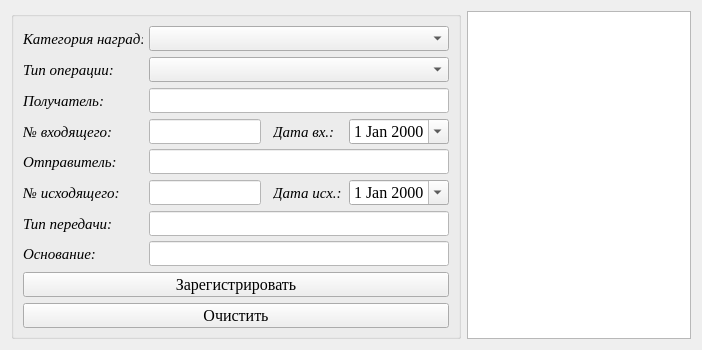
<?xml version="1.0" encoding="UTF-8"?>
<ui version="4.0">
 <class>FRM_document_managering</class>
 <widget class="QWidget" name="FRM_document_managering">
  <property name="geometry">
   <rect>
    <x>0</x>
    <y>0</y>
    <width>702</width>
    <height>350</height>
   </rect>
  </property>
  <property name="sizePolicy">
   <sizepolicy hsizetype="Preferred" vsizetype="MinimumExpanding">
    <horstretch>0</horstretch>
    <verstretch>0</verstretch>
   </sizepolicy>
  </property>
  <property name="minimumSize">
   <size>
    <width>650</width>
    <height>350</height>
   </size>
  </property>
  <property name="windowTitle">
   <string>Form</string>
  </property>
  <layout class="QGridLayout" name="gridLayout">
   <item row="1" column="0">
    <spacer name="verticalSpacer">
     <property name="orientation">
      <enum>Qt::Vertical</enum>
     </property>
     <property name="sizeHint" stdset="0">
      <size>
       <width>20</width>
       <height>40</height>
      </size>
     </property>
    </spacer>
   </item>
   <item row="0" column="0">
    <widget class="QGroupBox" name="groupBox">
     <property name="minimumSize">
      <size>
       <width>450</width>
       <height>0</height>
      </size>
     </property>
     <property name="maximumSize">
      <size>
       <width>450</width>
       <height>16777215</height>
      </size>
     </property>
     <property name="title">
      <string/>
     </property>
     <layout class="QGridLayout" name="gridLayout_2">
      <item row="7" column="1" colspan="4">
       <widget class="QLineEdit" name="le_direction">
        <property name="minimumSize">
         <size>
          <width>0</width>
          <height>25</height>
         </size>
        </property>
        <property name="maximumSize">
         <size>
          <width>500</width>
          <height>25</height>
         </size>
        </property>
        <property name="font">
         <font>
          <family>Times New Roman</family>
          <pointsize>12</pointsize>
         </font>
        </property>
        <property name="styleSheet">
         <string notr="true">background-color: rgb(255, 255, 255);</string>
        </property>
       </widget>
      </item>
      <item row="1" column="1" colspan="4">
       <widget class="QComboBox" name="cB_type_operation">
        <property name="minimumSize">
         <size>
          <width>0</width>
          <height>25</height>
         </size>
        </property>
        <property name="font">
         <font>
          <family>Times New Roman</family>
          <pointsize>12</pointsize>
         </font>
        </property>
        <property name="currentIndex">
         <number>-1</number>
        </property>
        <property name="iconSize">
         <size>
          <width>17</width>
          <height>17</height>
         </size>
        </property>
       </widget>
      </item>
      <item row="4" column="1" colspan="4">
       <widget class="QLineEdit" name="le_sender_name">
        <property name="minimumSize">
         <size>
          <width>0</width>
          <height>25</height>
         </size>
        </property>
        <property name="maximumSize">
         <size>
          <width>500</width>
          <height>25</height>
         </size>
        </property>
        <property name="font">
         <font>
          <family>Times New Roman</family>
          <pointsize>12</pointsize>
         </font>
        </property>
        <property name="styleSheet">
         <string notr="true">background-color: rgb(255, 255, 255);</string>
        </property>
       </widget>
      </item>
      <item row="3" column="4">
       <widget class="QDateEdit" name="de_inputdate">
        <property name="minimumSize">
         <size>
          <width>100</width>
          <height>25</height>
         </size>
        </property>
        <property name="maximumSize">
         <size>
          <width>120</width>
          <height>25</height>
         </size>
        </property>
        <property name="font">
         <font>
          <family>Times New Roman</family>
          <pointsize>12</pointsize>
         </font>
        </property>
        <property name="alignment">
         <set>Qt::AlignCenter</set>
        </property>
        <property name="calendarPopup">
         <bool>true</bool>
        </property>
       </widget>
      </item>
      <item row="1" column="0">
       <widget class="QLabel" name="lbl_type_5">
        <property name="sizePolicy">
         <sizepolicy hsizetype="Preferred" vsizetype="Fixed">
          <horstretch>0</horstretch>
          <verstretch>0</verstretch>
         </sizepolicy>
        </property>
        <property name="minimumSize">
         <size>
          <width>120</width>
          <height>25</height>
         </size>
        </property>
        <property name="maximumSize">
         <size>
          <width>120</width>
          <height>25</height>
         </size>
        </property>
        <property name="font">
         <font>
          <family>Times New Roman</family>
          <pointsize>11</pointsize>
          <italic>true</italic>
         </font>
        </property>
        <property name="text">
         <string>Тип операции:</string>
        </property>
       </widget>
      </item>
      <item row="7" column="0">
       <widget class="QLabel" name="lbl_departament_11">
        <property name="minimumSize">
         <size>
          <width>120</width>
          <height>25</height>
         </size>
        </property>
        <property name="maximumSize">
         <size>
          <width>120</width>
          <height>25</height>
         </size>
        </property>
        <property name="font">
         <font>
          <family>Times New Roman</family>
          <pointsize>11</pointsize>
          <italic>true</italic>
         </font>
        </property>
        <property name="text">
         <string>Основание:</string>
        </property>
       </widget>
      </item>
      <item row="3" column="1">
       <widget class="QLineEdit" name="le_inputnumber">
        <property name="minimumSize">
         <size>
          <width>0</width>
          <height>25</height>
         </size>
        </property>
        <property name="maximumSize">
         <size>
          <width>200</width>
          <height>25</height>
         </size>
        </property>
        <property name="font">
         <font>
          <family>Times New Roman</family>
          <pointsize>12</pointsize>
         </font>
        </property>
        <property name="styleSheet">
         <string notr="true">background-color: rgb(255, 255, 255);</string>
        </property>
        <property name="readOnly">
         <bool>true</bool>
        </property>
       </widget>
      </item>
      <item row="5" column="4">
       <widget class="QDateEdit" name="de_outputdate">
        <property name="minimumSize">
         <size>
          <width>100</width>
          <height>25</height>
         </size>
        </property>
        <property name="maximumSize">
         <size>
          <width>120</width>
          <height>25</height>
         </size>
        </property>
        <property name="font">
         <font>
          <family>Times New Roman</family>
          <pointsize>12</pointsize>
         </font>
        </property>
        <property name="alignment">
         <set>Qt::AlignCenter</set>
        </property>
        <property name="calendarPopup">
         <bool>true</bool>
        </property>
       </widget>
      </item>
      <item row="0" column="0">
       <widget class="QLabel" name="lbl_type_6">
        <property name="sizePolicy">
         <sizepolicy hsizetype="Preferred" vsizetype="Fixed">
          <horstretch>0</horstretch>
          <verstretch>0</verstretch>
         </sizepolicy>
        </property>
        <property name="minimumSize">
         <size>
          <width>120</width>
          <height>25</height>
         </size>
        </property>
        <property name="maximumSize">
         <size>
          <width>120</width>
          <height>25</height>
         </size>
        </property>
        <property name="font">
         <font>
          <family>Times New Roman</family>
          <pointsize>11</pointsize>
          <italic>true</italic>
         </font>
        </property>
        <property name="text">
         <string>Категория наград:</string>
        </property>
       </widget>
      </item>
      <item row="3" column="0">
       <widget class="QLabel" name="lbl_type_3">
        <property name="sizePolicy">
         <sizepolicy hsizetype="Preferred" vsizetype="Fixed">
          <horstretch>0</horstretch>
          <verstretch>0</verstretch>
         </sizepolicy>
        </property>
        <property name="minimumSize">
         <size>
          <width>120</width>
          <height>25</height>
         </size>
        </property>
        <property name="maximumSize">
         <size>
          <width>30</width>
          <height>25</height>
         </size>
        </property>
        <property name="font">
         <font>
          <family>Times New Roman</family>
          <pointsize>11</pointsize>
          <italic>true</italic>
         </font>
        </property>
        <property name="text">
         <string>№ входящего:</string>
        </property>
       </widget>
      </item>
      <item row="6" column="0">
       <widget class="QLabel" name="lbl_departament_10">
        <property name="minimumSize">
         <size>
          <width>120</width>
          <height>25</height>
         </size>
        </property>
        <property name="maximumSize">
         <size>
          <width>120</width>
          <height>25</height>
         </size>
        </property>
        <property name="font">
         <font>
          <family>Times New Roman</family>
          <pointsize>11</pointsize>
          <italic>true</italic>
         </font>
        </property>
        <property name="text">
         <string>Тип передачи:</string>
        </property>
       </widget>
      </item>
      <item row="4" column="0">
       <widget class="QLabel" name="lbl_departament_5">
        <property name="minimumSize">
         <size>
          <width>120</width>
          <height>25</height>
         </size>
        </property>
        <property name="maximumSize">
         <size>
          <width>120</width>
          <height>25</height>
         </size>
        </property>
        <property name="font">
         <font>
          <family>Times New Roman</family>
          <pointsize>11</pointsize>
          <italic>true</italic>
         </font>
        </property>
        <property name="text">
         <string>Отправитель:</string>
        </property>
       </widget>
      </item>
      <item row="5" column="1">
       <widget class="QLineEdit" name="le_outputnumber">
        <property name="minimumSize">
         <size>
          <width>0</width>
          <height>25</height>
         </size>
        </property>
        <property name="maximumSize">
         <size>
          <width>300</width>
          <height>25</height>
         </size>
        </property>
        <property name="font">
         <font>
          <family>Times New Roman</family>
          <pointsize>12</pointsize>
         </font>
        </property>
        <property name="styleSheet">
         <string notr="true">background-color: rgb(255, 255, 255);</string>
        </property>
       </widget>
      </item>
      <item row="2" column="0">
       <widget class="QLabel" name="lbl_departament_7">
        <property name="minimumSize">
         <size>
          <width>120</width>
          <height>25</height>
         </size>
        </property>
        <property name="maximumSize">
         <size>
          <width>120</width>
          <height>25</height>
         </size>
        </property>
        <property name="font">
         <font>
          <family>Times New Roman</family>
          <pointsize>11</pointsize>
          <italic>true</italic>
         </font>
        </property>
        <property name="text">
         <string>Получатель:</string>
        </property>
       </widget>
      </item>
      <item row="0" column="1" colspan="4">
       <widget class="QComboBox" name="cB_awards_category">
        <property name="minimumSize">
         <size>
          <width>0</width>
          <height>25</height>
         </size>
        </property>
        <property name="font">
         <font>
          <family>Times New Roman</family>
          <pointsize>12</pointsize>
         </font>
        </property>
        <property name="iconSize">
         <size>
          <width>17</width>
          <height>17</height>
         </size>
        </property>
       </widget>
      </item>
      <item row="2" column="1" colspan="4">
       <widget class="QLineEdit" name="le_receiver_name">
        <property name="minimumSize">
         <size>
          <width>0</width>
          <height>25</height>
         </size>
        </property>
        <property name="maximumSize">
         <size>
          <width>500</width>
          <height>25</height>
         </size>
        </property>
        <property name="font">
         <font>
          <family>Times New Roman</family>
          <pointsize>12</pointsize>
         </font>
        </property>
        <property name="whatsThis">
         <string>какое то текстовое поле</string>
        </property>
        <property name="styleSheet">
         <string notr="true">background-color: rgb(255, 255, 255);</string>
        </property>
       </widget>
      </item>
      <item row="5" column="0">
       <widget class="QLabel" name="lbl_type_4">
        <property name="sizePolicy">
         <sizepolicy hsizetype="Preferred" vsizetype="Fixed">
          <horstretch>0</horstretch>
          <verstretch>0</verstretch>
         </sizepolicy>
        </property>
        <property name="minimumSize">
         <size>
          <width>120</width>
          <height>25</height>
         </size>
        </property>
        <property name="maximumSize">
         <size>
          <width>120</width>
          <height>25</height>
         </size>
        </property>
        <property name="font">
         <font>
          <family>Times New Roman</family>
          <pointsize>11</pointsize>
          <italic>true</italic>
         </font>
        </property>
        <property name="text">
         <string>№ исходящего:</string>
        </property>
       </widget>
      </item>
      <item row="6" column="1" colspan="4">
       <widget class="QLineEdit" name="le_mail_type">
        <property name="minimumSize">
         <size>
          <width>0</width>
          <height>25</height>
         </size>
        </property>
        <property name="maximumSize">
         <size>
          <width>500</width>
          <height>25</height>
         </size>
        </property>
        <property name="font">
         <font>
          <family>Times New Roman</family>
          <pointsize>12</pointsize>
         </font>
        </property>
        <property name="styleSheet">
         <string notr="true">background-color: rgb(255, 255, 255);</string>
        </property>
       </widget>
      </item>
      <item row="9" column="0" colspan="5">
       <widget class="QPushButton" name="bnt_clear_doc">
        <property name="minimumSize">
         <size>
          <width>0</width>
          <height>25</height>
         </size>
        </property>
        <property name="maximumSize">
         <size>
          <width>16777215</width>
          <height>16777215</height>
         </size>
        </property>
        <property name="font">
         <font>
          <family>Times New Roman</family>
          <pointsize>12</pointsize>
         </font>
        </property>
        <property name="text">
         <string>Очистить</string>
        </property>
        <property name="icon">
         <iconset resource="resource.qrc">
          <normaloff>:/img/editdelete.png</normaloff>:/img/editdelete.png</iconset>
        </property>
        <property name="iconSize">
         <size>
          <width>17</width>
          <height>17</height>
         </size>
        </property>
       </widget>
      </item>
      <item row="8" column="0" colspan="5">
       <widget class="QPushButton" name="bnt_save_doc">
        <property name="minimumSize">
         <size>
          <width>0</width>
          <height>25</height>
         </size>
        </property>
        <property name="maximumSize">
         <size>
          <width>16777215</width>
          <height>16777215</height>
         </size>
        </property>
        <property name="font">
         <font>
          <family>Times New Roman</family>
          <pointsize>12</pointsize>
         </font>
        </property>
        <property name="text">
         <string>Зарегистрировать</string>
        </property>
        <property name="icon">
         <iconset resource="resource.qrc">
          <normaloff>:/img/3floppy_unmount.png</normaloff>:/img/3floppy_unmount.png</iconset>
        </property>
        <property name="iconSize">
         <size>
          <width>17</width>
          <height>17</height>
         </size>
        </property>
       </widget>
      </item>
      <item row="3" column="3">
       <widget class="QLabel" name="lbl_type_7">
        <property name="sizePolicy">
         <sizepolicy hsizetype="Preferred" vsizetype="Fixed">
          <horstretch>0</horstretch>
          <verstretch>0</verstretch>
         </sizepolicy>
        </property>
        <property name="minimumSize">
         <size>
          <width>70</width>
          <height>25</height>
         </size>
        </property>
        <property name="maximumSize">
         <size>
          <width>120</width>
          <height>25</height>
         </size>
        </property>
        <property name="font">
         <font>
          <family>Times New Roman</family>
          <pointsize>11</pointsize>
          <italic>true</italic>
         </font>
        </property>
        <property name="text">
         <string>Дата вх.:</string>
        </property>
       </widget>
      </item>
      <item row="5" column="3">
       <widget class="QLabel" name="lbl_type_8">
        <property name="sizePolicy">
         <sizepolicy hsizetype="Preferred" vsizetype="Fixed">
          <horstretch>0</horstretch>
          <verstretch>0</verstretch>
         </sizepolicy>
        </property>
        <property name="minimumSize">
         <size>
          <width>70</width>
          <height>25</height>
         </size>
        </property>
        <property name="maximumSize">
         <size>
          <width>120</width>
          <height>25</height>
         </size>
        </property>
        <property name="font">
         <font>
          <family>Times New Roman</family>
          <pointsize>11</pointsize>
          <italic>true</italic>
         </font>
        </property>
        <property name="text">
         <string>Дата исх.:</string>
        </property>
       </widget>
      </item>
     </layout>
    </widget>
   </item>
   <item row="0" column="1" rowspan="2">
    <widget class="QTableView" name="tV_documents">
     <property name="font">
      <font>
       <family>Times New Roman</family>
       <pointsize>10</pointsize>
      </font>
     </property>
     <attribute name="horizontalHeaderStretchLastSection">
      <bool>true</bool>
     </attribute>
     <attribute name="verticalHeaderStretchLastSection">
      <bool>false</bool>
     </attribute>
    </widget>
   </item>
  </layout>
 </widget>
 <tabstops>
  <tabstop>cB_awards_category</tabstop>
  <tabstop>cB_type_operation</tabstop>
  <tabstop>le_receiver_name</tabstop>
  <tabstop>de_inputdate</tabstop>
  <tabstop>le_sender_name</tabstop>
  <tabstop>le_outputnumber</tabstop>
  <tabstop>de_outputdate</tabstop>
  <tabstop>le_mail_type</tabstop>
  <tabstop>le_direction</tabstop>
  <tabstop>bnt_save_doc</tabstop>
  <tabstop>bnt_clear_doc</tabstop>
  <tabstop>tV_documents</tabstop>
  <tabstop>le_inputnumber</tabstop>
 </tabstops>
 <resources>
  <include location="resource.qrc"/>
 </resources>
 <connections/>
</ui>
